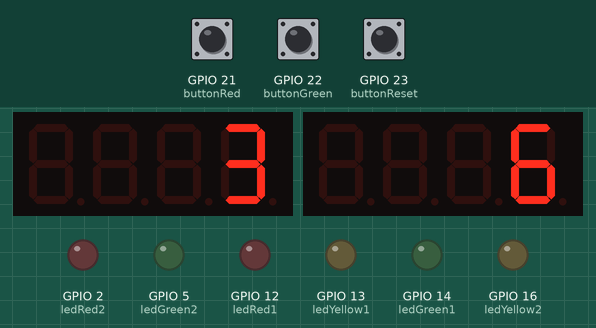
The program below on a simulated ESP32. Parts: 2 × 4-digit seven-segment display, output pins drawn as LEDs (lit = HIGH). The test bench sets the inputs (shaded band); at power-on: GPIO 22 (buttonGreen) HIGH, GPIO 23 (buttonReset) HIGH, GPIO 21 (buttonRed) HIGH. WiFi joins after 1.5 s; servers stay silent unless stated; what the program prints to the serial monitor is not drawn.

Above: at 3.0 s.
3.1 s: GPIO 22 (buttonGreen) pulled LOW for 0.15 s
At 4.4 s:
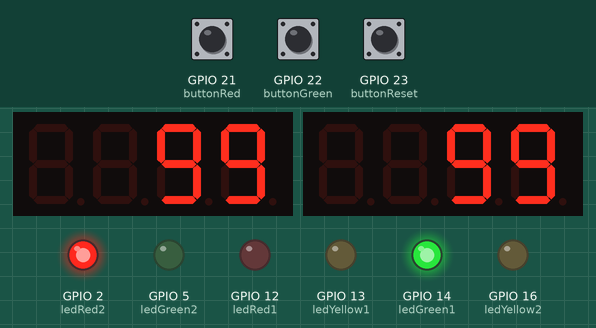
4.7 s: GPIO 23 (buttonReset) pulled LOW for 0.15 s
At 6.5 s:
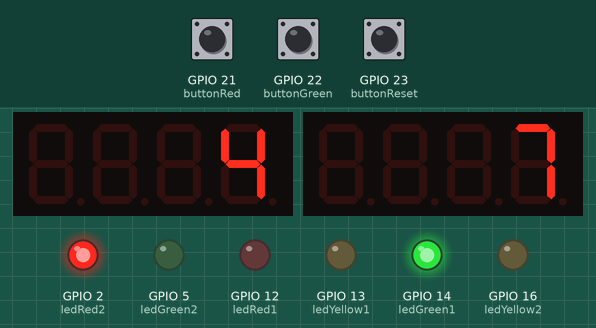
7.8 s: GPIO 21 (buttonRed) pulled LOW for 0.15 s
At 8.7 s:
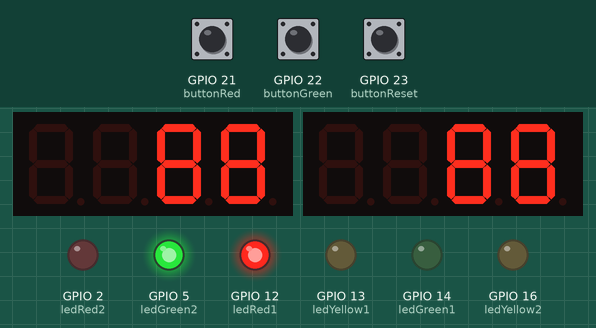
9.4 s: GPIO 23 (buttonReset) pulled LOW for 1 s
At 10.3 s:
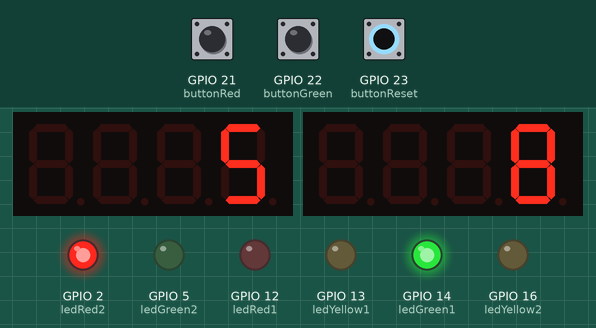
13.4 s: GPIO 21 (buttonRed) pulled LOW for 1 s
At 14.2 s:
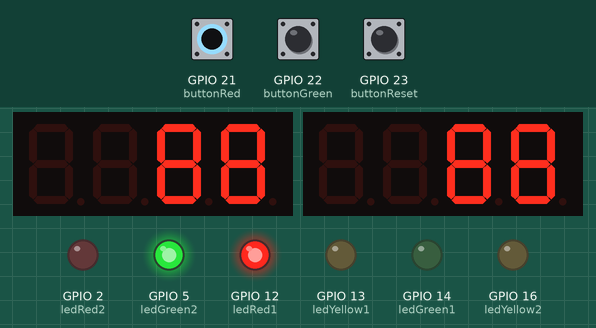
15.9 s: GPIO 23 (buttonReset) pulled LOW for 0.15 s
At 21.7 s:
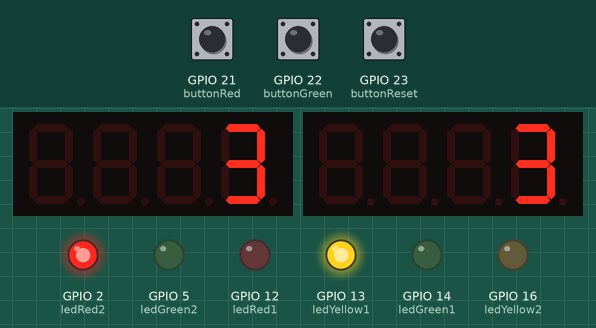
Timing chart, 0 to 23.2 s (numbered marks = the images above; inputs shaded):
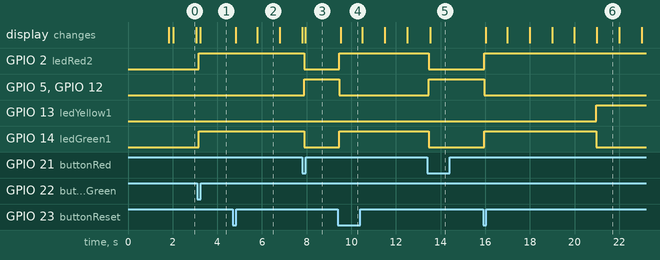

The program:

main.cpp
```cpp
#include <Arduino.h>
#include <TM1637Display.h>
#include <WiFi.h>
#include <BlynkSimpleEsp32.h>

// --- Thông tin Blynk và WiFi ---
#define BLYNK_TEMPLATE_ID "TMPL631Hab0mv"
#define BLYNK_TEMPLATE_NAME "DIEUKHIENITS"
#define BLYNK_AUTH_TOKEN "Wo4Vg1kxo6ujlyvbZCuyFO5qYxyKw8ul"

char ssid[] = "Wokwi-GUEST";  // Mạng WiFi cho Wokwi
char pass[] = "";             // Mật khẩu để trống cho Wokwi-GUEST

// --- Chân LED (Giữ nguyên) ---
const int ledRed1 = 12;
const int ledYellow1 = 13;
const int ledGreen1 = 14;
const int ledRed2 = 2;
const int ledYellow2 = 16;
const int ledGreen2 = 5;

//--- Chân button vật lý (Giữ nguyên) ---
const int buttonRed = 21;
const int buttonGreen = 22;
const int buttonReset = 23;

// --- Chân Virtual Pin trên Blynk App ---
#define VPIN_BUTTON_RED    V0
#define VPIN_BUTTON_GREEN  V1
#define VPIN_BUTTON_AUTO   V2
// #define VPIN_STATUS_MODE   V3 // (Tùy chọn) Nếu muốn gửi trạng thái lên App

// --- Chế độ hoạt động (Giữ nguyên) ---
enum Mode {
  MODE_AUTO,
  MODE_MANUAL_RED,   // Làn 1 Đỏ, Làn 2 Xanh
  MODE_MANUAL_GREEN  // Làn 1 Xanh, Làn 2 Đỏ
};
Mode currentMode = MODE_AUTO;

// --- Chân TM1637 (Giữ nguyên) ---
#define CLK1 27
#define DIO1 26
#define CLK2 19
#define DIO2 18

// --- Khởi tạo TM1637 (Giữ nguyên) ---
TM1637Display display1(CLK1, DIO1);
TM1637Display display2(CLK2, DIO2);

// --- Thời gian và Trạng thái Auto (Giữ nguyên) ---
const unsigned long greenTime = 5000;
const unsigned long yellowTime = 3000;
enum TrafficState { STATE1_GREEN, STATE1_YELLOW, STATE2_GREEN, STATE2_YELLOW };
TrafficState currentState = STATE1_GREEN;
unsigned long previousMillis = 0; // Dùng cho state machine của chế độ Auto
unsigned long currentInterval = greenTime;

// --- Biến cho chống dội phím (Debounce) ---
unsigned long lastDebounceTimeRed = 0;
unsigned long lastDebounceTimeGreen = 0;
unsigned long lastDebounceTimeReset = 0;
unsigned long debounceDelay = 50; // ms
int lastButtonStateRed = HIGH;
int lastButtonStateGreen = HIGH;
int lastButtonStateReset = HIGH;

// --- (Tùy chọn) Timer để gửi trạng thái lên Blynk ---
// BlynkTimer timer;

// --- Hàm tiện ích điều khiển đèn (Giữ nguyên) ---
void setLaneLights(int redPin, int yellowPin, int greenPin, bool red, bool yellow, bool green) {
  digitalWrite(redPin, red ? HIGH : LOW);
  digitalWrite(yellowPin, yellow ? HIGH : LOW);
  digitalWrite(greenPin, green ? HIGH : LOW);
}

// --- Cập nhật màn hình TM1637 (Chỉnh sửa nhẹ) ---
void update7SegmentDisplay(TM1637Display &display, unsigned long timeMs) {

  int seconds = static_cast<int>(std::max(1UL, (timeMs + 999) / 1000));

  display.showNumberDec(seconds, false, 2, 2);

}

// Được gọi khi có tín hiệu hợp lệ từ nút vật lý HOẶC Blynk
void handleModeChange(Mode newMode) {
  // Chỉ xử lý nếu chế độ thực sự thay đổi
  if (newMode == currentMode) return;

  Serial.print("Mode changing to: ");
  currentMode = newMode; // Cập nhật chế độ mới

  if (currentMode == MODE_AUTO) {
      Serial.println("AUTO");
      currentState = STATE1_GREEN; // Reset về trạng thái xanh ban đầu
      currentInterval = greenTime; // Đặt lại khoảng thời gian
      previousMillis = millis();   // Reset mốc thời gian cho chế độ Auto
      // Đặt lại đèn về trạng thái ban đầu của AUTO
      setLaneLights(ledRed1, ledYellow1, ledGreen1, LOW, LOW, HIGH); // Lane 1 Green
      setLaneLights(ledRed2, ledYellow2, ledGreen2, HIGH, LOW, LOW); // Lane 2 Red
      // Màn hình 7 đoạn sẽ tự cập nhật trong loop() của chế độ Auto
      // Xóa màn hình khi chuyển về Auto để đảm bảo không còn hiển thị cũ
      display1.clear();
      display2.clear();
  } else if (currentMode == MODE_MANUAL_RED) {
      Serial.println("MANUAL RED");
      // Cài đặt đèn ngay lập tức
      setLaneLights(ledRed1, ledYellow1, ledGreen1, HIGH, LOW, LOW); // Nhóm 1 đỏ
      setLaneLights(ledRed2, ledYellow2, ledGreen2, LOW, LOW, HIGH); // Nhóm 2 xanh

      // --- THAY ĐỔI HIỂN THỊ MANUAL Ở ĐÂY ---
      display1.clear(); // Xóa màn hình trước
      display2.clear();
      // Định nghĩa mã segment cho số 8
      const uint8_t segments88[] = {0x7F, 0x7F}; // Mảng chứa mã segment cho '8', '8'
      // Hiển thị 2 ký tự này, bắt đầu từ vị trí thứ 3 (index 2)
      display1.setSegments(segments88, 2, 2); // data[], length=2, position=2
      display2.setSegments(segments88, 2, 2);

  } else if (currentMode == MODE_MANUAL_GREEN) {
      Serial.println("MANUAL GREEN");
      // Cài đặt đèn ngay lập tức
      setLaneLights(ledRed1, ledYellow1, ledGreen1, LOW, LOW, HIGH); // Nhóm 1 xanh
      setLaneLights(ledRed2, ledYellow2, ledGreen2, HIGH, LOW, LOW); // Nhóm 2 đỏ

      // --- THAY ĐỔI HIỂN THỊ MANUAL Ở ĐÂY ---
      display1.clear(); // Xóa màn hình trước
      display2.clear();
       // Định nghĩa mã segment cho số 9
      const uint8_t segments99[] = {0x6F, 0x6F}; // Mảng chứa mã segment cho '9', '9'
      // Hiển thị 2 ký tự này, bắt đầu từ vị trí thứ 3 (index 2)
      display1.setSegments(segments99, 2, 2); // data[], length=2, position=2
      display2.setSegments(segments99, 2, 2);
  }
  // (Tùy chọn) Cập nhật trạng thái lên Blynk nếu cần
  // sendStatus(); // Nên gọi qua timer để tránh gọi liên tục
}

// --- Hàm kiểm tra nút nhấn vật lý (có chống dội) --- << QUAN TRỌNG
void checkPhysicalButtons() {
  // Lấy thời gian hiện tại để tính toán debounce
  unsigned long currentMillisBtn = millis();

  // --- Kiểm tra nút Đỏ (Chuyển sang MANUAL_RED) ---
  int readingRed = digitalRead(buttonRed); // Đọc trạng thái nút hiện tại

  // Nếu trạng thái nút thay đổi so với lần đọc trước, reset thời gian debounce
  if (readingRed != lastButtonStateRed) {
    lastDebounceTimeRed = currentMillisBtn;
  }

  // Chỉ xử lý nếu trạng thái nút đã ổn định đủ lâu (qua thời gian debounceDelay)
  if ((currentMillisBtn - lastDebounceTimeRed) > debounceDelay) {
    // Nếu trạng thái ổn định là LOW (đang nhấn) và trước đó là HIGH (vừa mới nhấn xuống)
    if (readingRed == LOW ) {
      Serial.println("Physical Button Red PRESSED"); // In log để debug (có thể xóa sau)
      handleModeChange(MODE_MANUAL_RED); // Gọi hàm xử lý thay đổi chế độ
    }
  }
  // Lưu lại trạng thái nút hiện tại cho lần kiểm tra sau
  lastButtonStateRed = readingRed;


  // --- Kiểm tra nút Xanh (Chuyển sang MANUAL_GREEN) ---
  int readingGreen = digitalRead(buttonGreen); // Đọc trạng thái

  // Reset debounce timer nếu trạng thái thay đổi
  if (readingGreen != lastButtonStateGreen) {
    lastDebounceTimeGreen = currentMillisBtn;
  }

  // Xử lý sau khi hết thời gian debounce
  if ((currentMillisBtn - lastDebounceTimeGreen) > debounceDelay) {
    // Nếu vừa nhấn xuống (trước đó HIGH, bây giờ LOW)
    if (readingGreen == LOW) {
      Serial.println("Physical Button Green PRESSED"); // Debug log
      handleModeChange(MODE_MANUAL_GREEN); // Gọi hàm xử lý
    }
  }
  // Lưu trạng thái nút
  lastButtonStateGreen = readingGreen;


  // --- Kiểm tra nút Reset (Chuyển về MODE_AUTO) ---
  int readingReset = digitalRead(buttonReset); // Đọc trạng thái

  // Reset debounce timer nếu trạng thái thay đổi
  if (readingReset != lastButtonStateReset) {
    lastDebounceTimeReset = currentMillisBtn;
  }

  // Xử lý sau khi hết thời gian debounce
  if ((currentMillisBtn - lastDebounceTimeReset) > debounceDelay) {
     // Nếu vừa nhấn xuống (trước đó HIGH, bây giờ LOW)
    if (readingReset == LOW) {
      Serial.println("Physical Button Reset/Auto PRESSED"); // Debug log
      handleModeChange(MODE_AUTO); // Gọi hàm xử lý
    }
  }
  // Lưu trạng thái nút
  lastButtonStateReset = readingReset;
} // Kết thúc hàm checkPhysicalButtons()

// --- Hàm xử lý tín hiệu từ Blynk (BLYNK_WRITE) --- << THÊM VÀO
BLYNK_WRITE(VPIN_BUTTON_RED) {
  if (param.asInt() == 1) { // Chỉ xử lý khi nút được nhấn (value=1)
    handleModeChange(MODE_MANUAL_RED); // Gọi hàm xử lý trung tâm
  }
}

BLYNK_WRITE(VPIN_BUTTON_GREEN) {
  if (param.asInt() == 1) {
    handleModeChange(MODE_MANUAL_GREEN); // Gọi hàm xử lý trung tâm
  }
}

BLYNK_WRITE(VPIN_BUTTON_AUTO) {
  if (param.asInt() == 1) {
    handleModeChange(MODE_AUTO); // Gọi hàm xử lý trung tâm
  }
}


// --- Setup ---
void setup() {
  Serial.begin(115200);
  Serial.println("\nKhoi dong he thong...");

  // Khởi tạo chân (Giữ nguyên)
  pinMode(ledRed1, OUTPUT);
  pinMode(ledYellow1, OUTPUT);
  pinMode(ledGreen1, OUTPUT);
  pinMode(ledRed2, OUTPUT);
  pinMode(ledYellow2, OUTPUT);
  pinMode(ledGreen2, OUTPUT);

  display1.setBrightness(0x0f);
  display2.setBrightness(0x0f);

  // Khởi tạo nút bấm (Giữ nguyên)
  pinMode(buttonRed, INPUT_PULLUP);
  pinMode(buttonGreen, INPUT_PULLUP);
  pinMode(buttonReset, INPUT_PULLUP);

  // Đặt trạng thái ban đầu là AUTO thông qua hàm xử lý trung tâm
  handleModeChange(MODE_AUTO); // Đảm bảo đèn và timer được đặt đúng ban đầu

  // --- Kết nối WiFi và Blynk (Giữ nguyên logic không chặn) ---
  Serial.print("Connecting to WiFi: ");
  WiFi.begin(ssid, pass);

  unsigned long wifiConnectStart = millis();
  bool wifiConnected = false;
  while (millis() - wifiConnectStart < 15000) { // Chờ tối đa 15 giây
    if (WiFi.status() == WL_CONNECTED) {
      Serial.println("\nWiFi connected!");
      wifiConnected = true;
      break;
    }
    Serial.print(".");
    delay(500); // Delay nhỏ trong lúc chờ WiFi, không ảnh hưởng nhiều
  }

  if (!wifiConnected) {
      Serial.println("\nFailed to connect WiFi. Running in offline mode.");
      WiFi.disconnect(true);
      WiFi.mode(WIFI_OFF);
  } else {
      Serial.println("Connecting to Blynk...");
      Blynk.config(BLYNK_AUTH_TOKEN);
      if (Blynk.connect(5000)) {
          Serial.println("Blynk Connected!");
          // (Tùy chọn) Khởi động timer gửi trạng thái nếu kết nối Blynk thành công
          // timer.setInterval(2000L, sendStatus);
      } else {
          Serial.println("Failed to connect Blynk. Running in offline mode.");
      }
  }
   Serial.println("Setup complete. System running.");
}

// --- Loop --- << QUAN TRỌNG: Đã cấu trúc lại
void loop() {
  // 1. Luôn kiểm tra nút nhấn vật lý (đã có chống dội)
  checkPhysicalButtons();
  // 2. Luôn chạy các tác vụ nền của Blynk nếu đang kết nối
  if (Blynk.connected()) {
    Blynk.run();
    // (Tùy chọn) Chạy timer nếu sử dụng
    // timer.run();
  }

  // 3. Chỉ thực hiện logic của chế độ AUTO nếu đang ở chế độ AUTO
  if (currentMode == MODE_AUTO) {
    unsigned long currentMillis = millis(); // Lấy thời gian hiện tại cho chế độ Auto
    unsigned long elapsedTime = currentMillis - previousMillis; // Tính thời gian trôi qua

    // Logic chuyển trạng thái và cài đặt đèn (Giữ nguyên từ code gốc của bạn)
    if (elapsedTime >= currentInterval) {
      previousMillis = currentMillis; // Đặt lại mốc thời gian
      elapsedTime = 0; // Reset thời gian trôi qua

      switch (currentState) {
        case STATE1_GREEN:
          currentState = STATE1_YELLOW; currentInterval = yellowTime;
          setLaneLights(ledRed1, ledYellow1, ledGreen1, LOW, HIGH, LOW);
          setLaneLights(ledRed2, ledYellow2, ledGreen2, HIGH, LOW, LOW);
          break;
        case STATE1_YELLOW:
          currentState = STATE2_GREEN; currentInterval = greenTime;
          setLaneLights(ledRed1, ledYellow1, ledGreen1, HIGH, LOW, LOW);
          setLaneLights(ledRed2, ledYellow2, ledGreen2, LOW, LOW, HIGH);
          break;
        case STATE2_GREEN:
          currentState = STATE2_YELLOW; currentInterval = yellowTime;
          setLaneLights(ledRed1, ledYellow1, ledGreen1, HIGH, LOW, LOW);
          setLaneLights(ledRed2, ledYellow2, ledGreen2, LOW, HIGH, LOW);
          break;
        case STATE2_YELLOW:
          currentState = STATE1_GREEN; currentInterval = greenTime;
          setLaneLights(ledRed1, ledYellow1, ledGreen1, LOW, LOW, HIGH);
          setLaneLights(ledRed2, ledYellow2, ledGreen2, HIGH, LOW, LOW);
          break;
      }
    } // Kết thúc khối if (elapsedTime >= currentInterval)

    // Cập nhật thời gian còn lại cho màn hình 7 đoạn (chỉ khi AUTO)
    unsigned long remainingTime = (currentInterval > elapsedTime) ? (currentInterval - elapsedTime) : 0;
    unsigned long lane1Time = 0;
    unsigned long lane2Time = 0;
    // Logic tính time (Giữ nguyên)
     switch (currentState) {
        case STATE1_GREEN:  lane1Time = remainingTime; lane2Time = remainingTime + yellowTime; break;
        case STATE1_YELLOW: lane1Time = remainingTime; lane2Time = remainingTime; break;
        case STATE2_GREEN:  lane1Time = remainingTime + yellowTime; lane2Time = remainingTime; break;
        case STATE2_YELLOW: lane1Time = remainingTime; lane2Time = remainingTime; break;
     }
    // Cập nhật màn hình (Có thể thêm kiểm tra để chỉ update khi giây thay đổi)
    update7SegmentDisplay(display1, lane1Time);
    update7SegmentDisplay(display2, lane2Time);

  } // Kết thúc khối if (currentMode == MODE_AUTO)

  // --- KHÔNG CÒN KHỐI XỬ LÝ MANUAL MODE Ở ĐÂY ---
  // Vì đèn và màn hình đã được đặt trong hàm handleModeChange() khi chế độ thay đổi.
  // Vòng lặp loop() bây giờ chạy nhanh hơn và không bị chặn.

  // --- KHÔNG CÒN delay() Ở CUỐI LOOP ---
} // Kết thúc loop()
```

Measured:
- after the input at 3.1 s, GPIO 2 (ledRed2), GPIO 14 (ledGreen1): LOW → HIGH after 0.07 s; the display: changes after 0.13 s (image 1)
- after the input at 4.7 s, the display: first changes after 0.12 s (image 2 shows a later state)
- after the input at 7.8 s, GPIO 2 (ledRed2), GPIO 14 (ledGreen1): HIGH → LOW after 0.09 s; GPIO 5 (ledGreen2), GPIO 12 (ledRed1): LOW → HIGH after 0.09 s; the display: changes after 0.15 s (image 3)
- after the input at 9.4 s, GPIO 2 (ledRed2), GPIO 14 (ledGreen1): LOW → HIGH after 0.05 s; GPIO 5 (ledGreen2), GPIO 12 (ledRed1): HIGH → LOW after 0.05 s; the display: changes after 0.12 s (image 4)
- after the input at 13.4 s, GPIO 2 (ledRed2): HIGH → LOW after 0.07 s; GPIO 5 (ledGreen2), GPIO 12 (ledRed1): LOW → HIGH after 0.07 s; GPIO 13 (ledYellow1): stays LOW (without the input it goes to HIGH after 1.1 s); GPIO 14 (ledGreen1): HIGH → LOW after 0.07 s instead of 1.1 s
- after the input at 15.9 s, GPIO 2 (ledRed2): LOW → HIGH after 0.05 s; GPIO 5 (ledGreen2), GPIO 12 (ledRed1): HIGH → LOW after 0.05 s; GPIO 13 (ledYellow1): LOW → HIGH after 5.1 s; GPIO 14 (ledGreen1): LOW → HIGH after 0.05 s, → LOW 5.0 s later; the display: first changes after 0.12 s (image 6 shows a later state)
- what the display in image 0 shows lasts 1.0 s, from 2.0 s to 3.0 s
